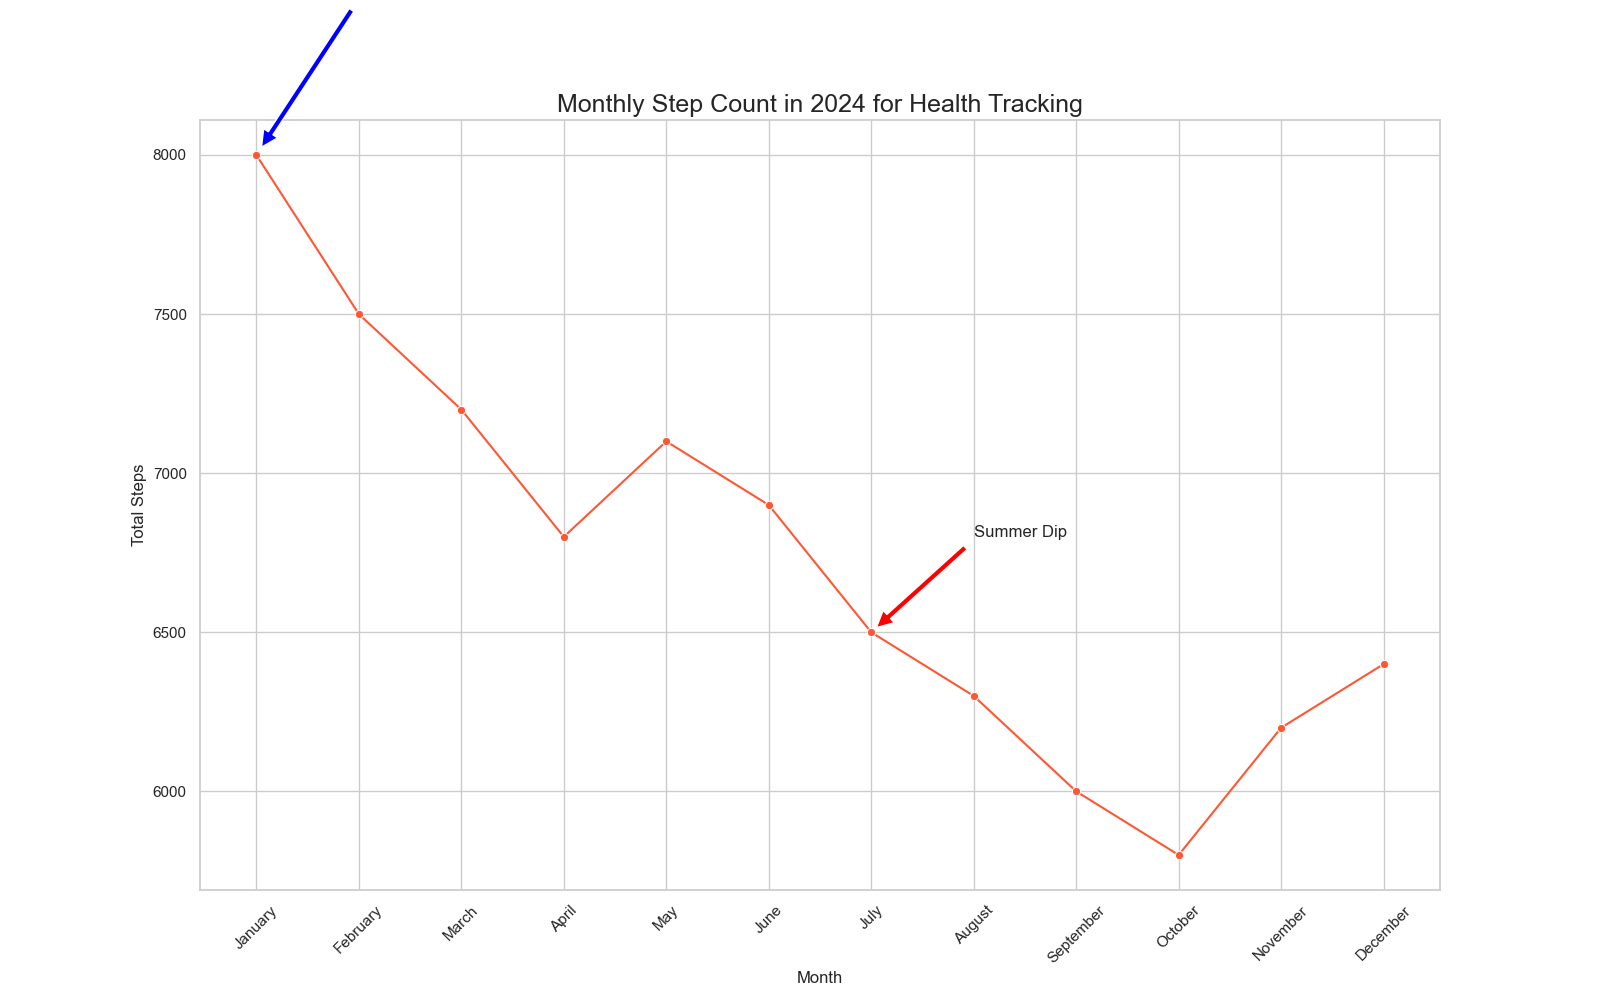

Here is the Python script that generated this plot:

import seaborn as sns
import pandas as pd
import matplotlib.pyplot as plt

data = {
    'Month': ['January', 'February', 'March', 'April', 'May', 'June', 'July', 'August', 'September', 'October', 'November', 'December'],
    'Total Steps': [8000, 7500, 7200, 6800, 7100, 6900, 6500, 6300, 6000, 5800, 6200, 6400]
}
df = pd.DataFrame(data)

plt.figure(figsize=(16, 10))

line_plot = sns.lineplot(x='Month', y='Total Steps', data=df, color='#FF5733', marker='o')

plt.annotate('New Year Resolution Effect', xy=('January', 8000), xytext=('February', 8500),
             arrowprops=dict(facecolor='blue', shrink=0.05), fontsize=12)
plt.annotate('Summer Dip', xy=('July', 6500), xytext=('August', 6800),
             arrowprops=dict(facecolor='red', shrink=0.05), fontsize=12)

plt.title('Monthly Step Count in 2024 for Health Tracking', fontsize=18)
plt.xlabel('Month', fontsize=12)
plt.ylabel('Total Steps', fontsize=12)

plt.xticks(rotation=45)

plt.show()
